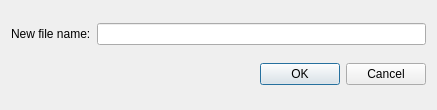
<?xml version="1.0" encoding="UTF-8"?>
<ui version="4.0">
 <class>UI_new_config</class>
 <widget class="QDialog" name="UI_new_config">
  <property name="windowModality">
   <enum>Qt::ApplicationModal</enum>
  </property>
  <property name="geometry">
   <rect>
    <x>0</x>
    <y>0</y>
    <width>437</width>
    <height>110</height>
   </rect>
  </property>
  <property name="windowTitle">
   <string>Config filename</string>
  </property>
  <property name="windowIcon">
   <iconset>
    <normaloff>images/bluetrack.png</normaloff>images/bluetrack.png</iconset>
  </property>
  <layout class="QGridLayout" name="gridLayout">
   <item row="0" column="0">
    <widget class="QLabel" name="label">
     <property name="text">
      <string>New file name:</string>
     </property>
    </widget>
   </item>
   <item row="0" column="1">
    <widget class="QLineEdit" name="lineEdit">
     <property name="minimumSize">
      <size>
       <width>271</width>
       <height>0</height>
      </size>
     </property>
    </widget>
   </item>
   <item row="1" column="1">
    <widget class="QDialogButtonBox" name="buttonBox">
     <property name="standardButtons">
      <set>QDialogButtonBox::Cancel|QDialogButtonBox::Ok</set>
     </property>
    </widget>
   </item>
  </layout>
 </widget>
 <resources/>
 <connections/>
</ui>
